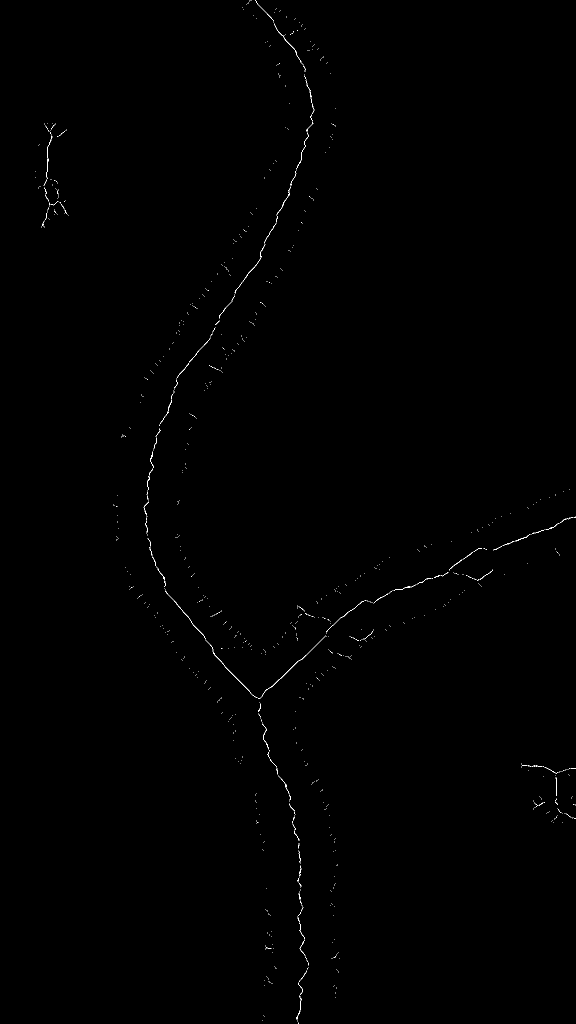
#> input picture tools/map/work/forest-skel.png, 1152 x 2048 px, given in place of battlefield.jpg, which was not available (shown at 1/2 size)
$ python extract_props.py
#> lines starting #> are read from the running program, lines starting #| are printed output that depends on the picture; after the words box and inside, x2 and y2 are one past the last pixel; in counts of white or black regions, pixels touching at a corner belong together; pictures that were not available may be replaced by others from this repository, and a replacement may not be noted
#> in main, `im = np.asarray(Image.open(SRC).convert("RGB"))`: im: shape (2048, 1152, 3); 0.21% white in thin lines or dots
"""Lift mushrooms and stones off the battlefield picture.

Writes a mask overlay, cut-out sprites, world positions, and a grass-filled jpg.
The painted plate is the 1728x3072 battlefield. Its center 1152x2048 is the
route frame: 2048 px equals 80 world meters under the ortho camera.
"""

from __future__ import annotations

import json
from pathlib import Path

import cv2
import numpy as np
from PIL import Image

ROOT = Path(__file__).resolve().parents[3]
SRC = ROOT / "assets" / "textures" / "ground" / "battlefield.jpg"
OUT = Path(__file__).resolve().parent
PROP = ROOT / "assets" / "textures" / "prop"

# Center of the plate is the old 1152x2048 route frame.
FRAME_W = 1152
FRAME_H = 2048
MARGIN_X = (1728 - FRAME_W) // 2
MARGIN_Y = (3072 - FRAME_H) // 2
WORLD_PER_PX = 80.0 / FRAME_H


# [12 lines left out: function unproject, not called in this run]


def camera_basis_check():
    """The vectors above are the paint_route camera. Recompute if they drift."""
    qx, qy, qz, qw = (
        0.1464466094067262,
        0.8535533905932737,
        0.3535533905932738,
        -0.35355339059327373,
    )
    xx, yy, zz = qx * qx, qy * qy, qz * qz
    xy, xz, yz = qx * qy, qx * qz, qy * qz
    wx, wy, wz = qw * qx, qw * qy, qw * qz
    right = np.array([1 - 2 * (yy + zz), 2 * (xy + wz), 2 * (xz - wy)])
    up = np.array([2 * (xy - wz), 1 - 2 * (xx + zz), 2 * (yz + wx)])
    forward = -np.array([2 * (xz + wy), 2 * (yz - wx), 1 - 2 * (xx + yy)])
    return right, up, forward


def masks(im: np.ndarray):
    r = im[:, :, 0].astype(np.int16)
#> r: shape (2048, 1152) int16; 0.21% white in thin lines or dots
    g = im[:, :, 1].astype(np.int16)
    b = im[:, :, 2].astype(np.int16)
    mx = np.maximum(np.maximum(r, g), b)
    mn = np.minimum(np.minimum(r, g), b)
    sat = mx - mn
#> sat: shape (2048, 1152) int16; every value is 0
    grass = (g > r + 6) & (g > 75) & (b + 15 < g)
#> grass: shape (2048, 1152) bool; every value is 0

    # Scarlet seeds. Trunks and the path are not this red.
    cap = (r > 185) & (g < 120) & (b < 135) & (r > g + 75) & (r > b + 50)
    cream = (r > 165) & (g > 125) & (b > 95) & (r + 8 > g) & (b + 15 > g - 40) & (sat < 130)
#> cream: shape (2048, 1152) bool; 0.21% white in thin lines or dots
    reddish = (r > 145) & (r > g + 28) & (r > b + 18) & (g < 165)
    # The dark line under a cap is only a few pixels. Let growth cross it, not the whole shade.
    cap_u = cap.astype(np.uint8) * 255
    near_cap = cv2.dilate(cap_u, cv2.getStructuringElement(cv2.MORPH_ELLIPSE, (21, 21))) > 0
    bridge = near_cap & ~grass & (r + 20 > g) & (mx < 190)
    allowed = (cap | cream | reddish | bridge) & ~grass
    seed = cap_u.copy()
    allowed_u = allowed.astype(np.uint8) * 255
#> allowed_u is the input picture: shape (2048, 1152); 0.21% white in thin lines or dots
    kernel = cv2.getStructuringElement(cv2.MORPH_ELLIPSE, (5, 5))
    for _ in range(40):
        seed = cv2.bitwise_or(cv2.bitwise_and(cv2.dilate(seed, kernel), allowed_u), cap_u)
    seed = cv2.morphologyEx(seed, cv2.MORPH_CLOSE, cv2.getStructuringElement(cv2.MORPH_ELLIPSE, (5, 5)))

    # A real mushroom owns a solid scarlet cap. Path speckles do not.
    n, labels, stats, _ = cv2.connectedComponentsWithStats(seed, 8)
#> labels: shape (2048, 1152) int32; every value is 0
#> n = 1; stats = [[0, 0, 1152, 2048, 2359296]]
    mush = np.zeros_like(seed)
    cap_u = cap.astype(np.uint8)
    for i in range(1, n):
        blob = labels == i
        scarlet = int((blob & (cap_u > 0)).sum())
        if scarlet < 50:
            continue
        mush[blob] = 255
    # Baby mushrooms sit in the grass just beside a stem.
    baby = (r > 175) & (g > 45) & (g < 165) & (b < 115) & (r > g + 18) & (r > b + 40)
    beside = cv2.dilate(mush, cv2.getStructuringElement(cv2.MORPH_ELLIPSE, (37, 37))) > 0
    mush[baby & beside] = 255
    mush = cv2.morphologyEx(mush, cv2.MORPH_CLOSE, cv2.getStructuringElement(cv2.MORPH_ELLIPSE, (3, 3)))

    rock_px = (
        (sat <= 46)
        & (mx > 72)
        & (mx < 205)
        & (mn > 48)
        & (g < r + 18)
        & (g > r - 28)
        & (b > r - 58)
        & (b < r + 16)
        & ~grass
    )
    rock = rock_px.astype(np.uint8) * 255
    rock = cv2.morphologyEx(rock, cv2.MORPH_OPEN, cv2.getStructuringElement(cv2.MORPH_ELLIPSE, (3, 3)))
    rock = cv2.morphologyEx(rock, cv2.MORPH_CLOSE, cv2.getStructuringElement(cv2.MORPH_ELLIPSE, (9, 9)))
    # Pull in the dark outline so a gray fill does not leave a black rim.
    rim = cv2.dilate(rock, cv2.getStructuringElement(cv2.MORPH_ELLIPSE, (5, 5)))
    rock[(rim > 0) & (mx < 95) & (sat < 55)] = 255
    return mush, rock, ((mx < 100) & (sat < 70)).astype(np.uint8) * 255


def components(mask: np.ndarray, min_area: int):
    n, labels, stats, _ = cv2.connectedComponentsWithStats(mask, 8)
    out = []
    for i in range(1, n):
        area = int(stats[i, cv2.CC_STAT_AREA])
        if area < min_area:
            continue
        x = int(stats[i, cv2.CC_STAT_LEFT])
        y = int(stats[i, cv2.CC_STAT_TOP])
        w = int(stats[i, cv2.CC_STAT_WIDTH])
        h = int(stats[i, cv2.CC_STAT_HEIGHT])
        out.append((i, area, x, y, w, h))
    return labels, out


def grow_shadow(labels, comps, dark, reach=36):
    h, w = labels.shape
    kernel = cv2.getStructuringElement(cv2.MORPH_ELLIPSE, (reach * 2 + 1, reach * 2 + 1))
    grown = labels.copy()
    for idx, _area, x, y, bw, bh in comps:
        blob = (labels == idx).astype(np.uint8) * 255
        pad = reach + 4
        x0 = max(0, x - pad)
        y0 = max(0, y - 8)
        x1 = min(w, x + bw + pad)
        y1 = min(h, y + bh + pad + 18)
        local = blob[y0:y1, x0:x1]
        wide = cv2.dilate(local, kernel)
        # Shadows sit under the object, toward the bottom of the picture.
        shift = np.zeros_like(wide)
        dy = max(8, reach // 3)
        shift[dy:, :] = wide[:-dy, :]
        region = dark[y0:y1, x0:x1]
        take = (shift > 0) & (region > 0) & (grown[y0:y1, x0:x1] == 0)
        grown[y0:y1, x0:x1][take] = idx
    return grown


# [45 lines left out: functions sprite, shift, ground_grass, swell, not called in this run]


def inpaint(im, mask):
    hole = cv2.dilate(mask, cv2.getStructuringElement(cv2.MORPH_ELLIPSE, (3, 3)))
    height, width = hole.shape[:2]
    r = im[:, :, 0].astype(np.int16)
    g = im[:, :, 1].astype(np.int16)
    b = im[:, :, 2].astype(np.int16)
    meadow = (g > r + 4) & (g > 118) & (g < 182) & (b < 105) & (b + 18 < g) & (hole == 0)
    out = im.copy()
    n, labels, stats, _ = cv2.connectedComponentsWithStats(hole, 8)
    for i in range(1, n):
        area = int(stats[i, cv2.CC_STAT_AREA])
        if area < 80:
            continue
        x = int(stats[i, cv2.CC_STAT_LEFT])
        y = int(stats[i, cv2.CC_STAT_TOP])
        w = int(stats[i, cv2.CC_STAT_WIDTH])
        h = int(stats[i, cv2.CC_STAT_HEIGHT])
        donor = None
        best = -1.0
        for scale in (1, 2, 3, 4):
            for dy in (-scale, 0, scale):
                for dx in (-scale, 0, scale):
                    if dx == 0 and dy == 0:
                        continue
                    sx = x + dx * (w + 12)
                    sy = y + dy * (max(8, h // 3) + 12)
                    if sx < 0 or sy < 0 or sx + w > width or sy + h > height:
                        continue
                    if hole[sy : sy + h, sx : sx + w].any():
                        continue
                    patch = meadow[sy : sy + h, sx : sx + w]
                    cover_score = float(patch.mean()) if patch.size else 0
                    if cover_score < 0.9:
                        continue
                    spread = float(im[sy : sy + h, sx : sx + w, 1].std())
                    score = cover_score - spread / 400.0
                    if score > best:
                        best = score
                        donor = (sx, sy)
        local = (labels[y : y + h, x : x + w] == i).astype(np.float32)
        soft = cv2.GaussianBlur(local, (0, 0), 2.2 if area < 4000 else 3.4)
        dest = out[y : y + h, x : x + w].astype(np.float32)
        if donor is None or best < 0.8:
            patched = cv2.inpaint(out, (labels == i).astype(np.uint8) * 255, 5, cv2.INPAINT_TELEA)
            src = patched[y : y + h, x : x + w].astype(np.float32)
        else:
            sx, sy = donor
            src = im[sy : sy + h, sx : sx + w].astype(np.float32)
            ring = meadow[max(0, y - 6) : min(height, y + h + 6), max(0, x - 6) : min(width, x + w + 6)]
            if ring.any():
                around = im[max(0, y - 6) : min(height, y + h + 6), max(0, x - 6) : min(width, x + w + 6)]
                shift_c = around[ring].mean(axis=0) - src.reshape(-1, 3).mean(axis=0)
                src = np.clip(src + shift_c, 0, 255)
        mixed = dest * (1 - soft[..., None]) + src * soft[..., None]
        mixed[local > 0.5] = src[local > 0.5]
        out[y : y + h, x : x + w] = np.clip(mixed, 0, 255).astype(np.uint8)
    return out


def main():
    right, up, forward = camera_basis_check()
    print("basis", np.round(right, 3), np.round(up, 3), np.round(forward, 3))
    im = np.asarray(Image.open(SRC).convert("RGB"))
    mush, rock, dark = masks(im)
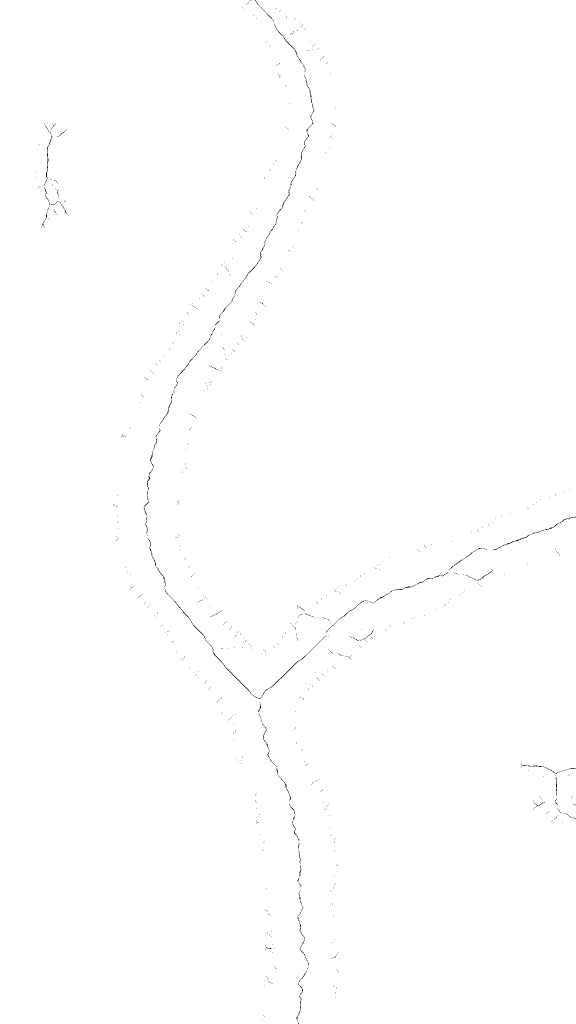
#> dark: shape (2048, 1152) (shown at 1/2 size); 99.8% white; black in thin lines or dots
    ml, mcomps = components(mush, 400)
#> in components, `n, labels, stats, _ = cv2.connectedComponentsWithStats(mask, 8)`: n = 1; stats = [[0, 0, 1152, 2048, 2359296]]
#> after the loop in components, `for i in range(1, n):`: out = []
#> mcomps = []
    rl, rcomps = components(rock, 90)
#> rcomps = []
    print("mushrooms", [(c[1], c[2], c[3], c[4], c[5]) for c in mcomps])
#| mushrooms []
    print("rocks", [(c[1], c[2], c[3], c[4], c[5]) for c in rcomps])
#| rocks []
    mg = grow_shadow(ml, mcomps, dark, 28)
    rg = grow_shadow(rl, rcomps, dark, 22)

    overlay = im.copy()
    overlay[mg > 0] = (overlay[mg > 0] * 0.45 + np.array([220, 40, 40]) * 0.55).astype(np.uint8)
    overlay[rg > 0] = (overlay[rg > 0] * 0.45 + np.array([40, 90, 220]) * 0.55).astype(np.uint8)
    small = cv2.resize(overlay, (432, 768), interpolation=cv2.INTER_AREA)
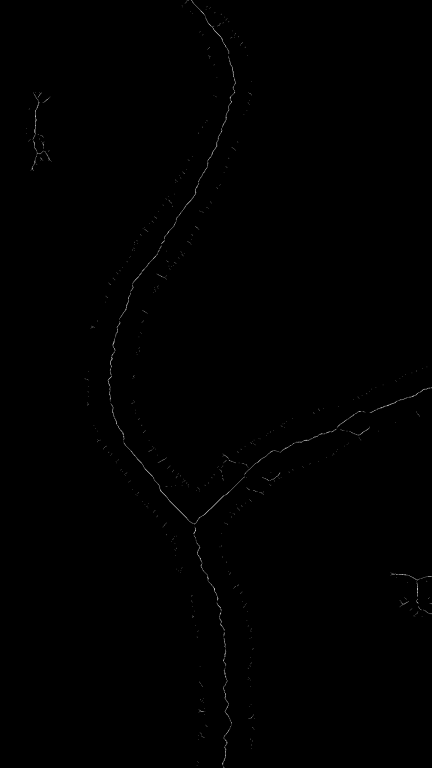
#> small: shape (768, 432, 3); min 0, max 191, mean 0.5
    Image.fromarray(small).save(OUT / "prop-overlay.jpg", quality=85)

    both = ((mg > 0) | (rg > 0)).astype(np.uint8) * 255
    filled = inpaint(im, both)
#> in inpaint, `n, labels, stats, _ = cv2.connectedComponentsWithStats(hole, 8)`: n = 1; stats = [[0, 0, 1152, 2048, 2359296]]
    preview = cv2.resize(filled, (432, 768), interpolation=cv2.INTER_AREA)
    Image.fromarray(preview).save(OUT / "prop-clean-preview.jpg", quality=85)

    props = []
    PROP.mkdir(parents=True, exist_ok=True)
    for kind, grown, comps, min_area in (
        ("mushroom", mg, mcomps, 2000),
        ("rock", rg, rcomps, 2500),
    ):
        for idx, area, x, y, w, h in comps:
            if area < min_area:
                continue
            alpha = np.zeros(grown.shape, np.uint8)
            alpha[grown == idx] = 255
            rr = im[:, :, 0].astype(np.int16)
            gg = im[:, :, 1].astype(np.int16)
            bb = im[:, :, 2].astype(np.int16)
            meadow_px = (gg > rr + 8) & (gg > 100) & (bb + 20 < gg)
            trunk = (rr > gg + 18) & (gg > bb) & (rr < 175) & (gg < 140)
            alpha[meadow_px | trunk] = 0
            ys, xs = np.where(alpha > 0)
            if len(xs) == 0:
                continue
            box = (int(xs.min()), int(ys.min()), int(xs.max() - xs.min() + 1), int(ys.max() - ys.min() + 1))
            rgba, (sx, sy, sw, sh) = sprite(im, alpha, box)
            name = f"{kind}-{len(props):02d}.png"
            Image.fromarray(rgba).save(PROP / name)
            cx = sx + sw * 0.5
            cy = sy + sh * 0.5
            wx, wz = unproject(cx, cy)
            props.append(
                {
                    "name": name,
                    "kind": kind,
                    "x": round(wx, 3),
                    "z": round(wz, 3),
                    "w": round(sw * WORLD_PER_PX, 3),
                    "h": round(sh * WORLD_PER_PX, 3),
                    "px": [sx, sy, sw, sh],
                    "area": int(area),
                }
            )
#> this loop made 2 passes
#> (kind, comps, min_area) on passes 1 to 2: ('mushroom', [], 2000), ('rock', [], 2500)
#> after the loop, props = []
    (OUT / "props.json").write_text(json.dumps(props, indent=2), encoding="utf-8")
    Image.fromarray(filled).save(OUT / "battlefield-clean.jpg", quality=95, subsampling=0)
    for name, box in (
        ("zoom-mush", (300, 720, 700, 1100)),
        ("zoom-pair", (1200, 1850, 1720, 2250)),
        ("zoom-rock", (1250, 1080, 1720, 1500)),
        ("zoom-path", (500, 1400, 900, 1900)),
    ):
        Image.fromarray(filled[box[1] : box[3], box[0] : box[2]]).save(OUT / f"{name}.jpg", quality=90)
#> this loop made 2 passes
#> pass 1, in main, `Image.fromarray(filled[box[1] : box[3], box[0] : box[2]]).save(OUT / f..`:
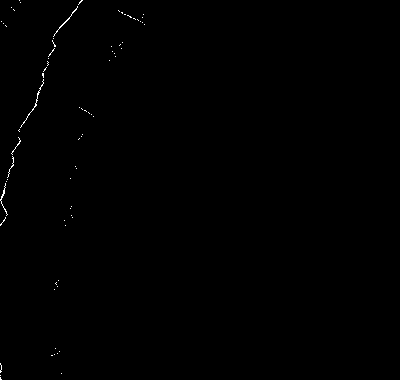
#> saved as zoom-mush.jpg: PIL image 400x380 RGB; 0.23% white in thin lines or dots, all inside (x1, y1, x2, y2) = (0, 0, 145, 380)
    print("props", len(props))
    for p in props:
        print(p["kind"], p["name"], p["px"], "world", p["x"], p["z"], p["w"], p["h"])


if __name__ == "__main__":
#> (the run stopped early here; a loop or call above may not have finished)
